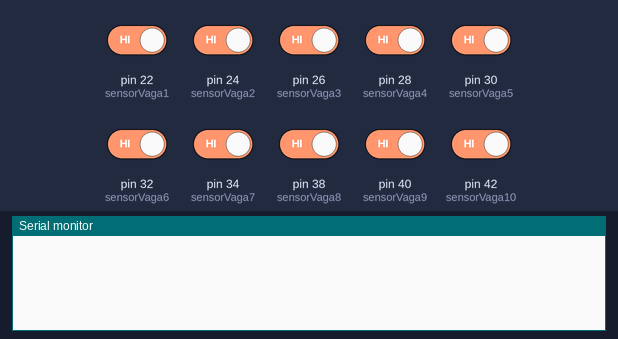
This sketch was run on a simulated Arduino Mega 2560, built with avr-gcc and run on an emulated ATmega2560. Parts: the last lines printed to the serial monitor. The test bench sets the inputs (shaded band); at power-on: pin 22 (sensorVaga1), pin 24 (sensorVaga2), pin 26 (sensorVaga3), pin 28 (sensorVaga4), pin 30 (sensorVaga5), pin 32 (sensorVaga6), pin 34 (sensorVaga7), pin 38 (sensorVaga8), pin 40 (sensorVaga9), pin 42 (sensorVaga10) HIGH.

Above: at 1.2 s.
1.3 s: pin 22 (sensorVaga1) driven LOW
At 2.5 s:
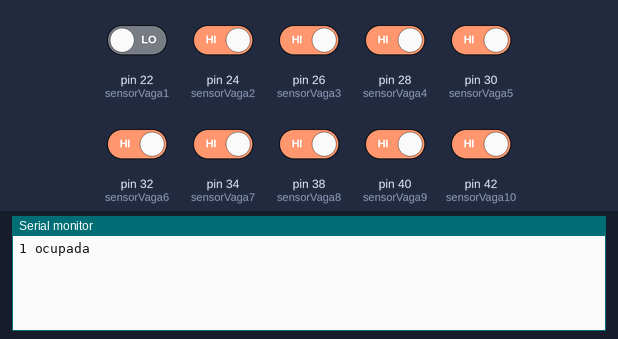
2.8 s: pin 22 (sensorVaga1) driven HIGH
At 3.9 s:
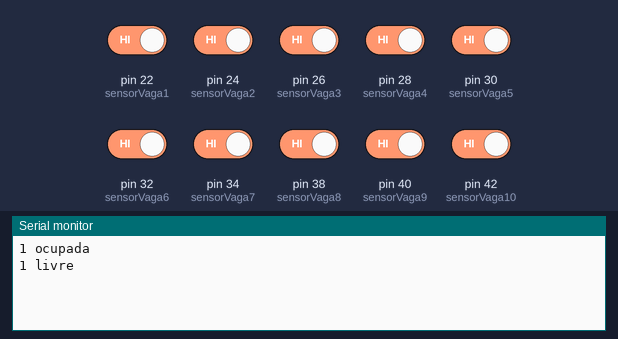
4.3 s: pin 24 (sensorVaga2) driven LOW
At 5.1 s:
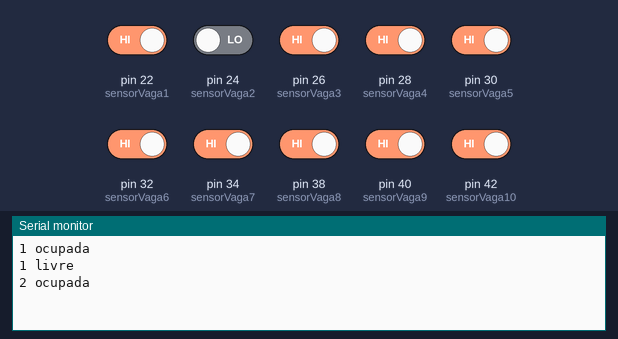
5.8 s: pin 26 (sensorVaga3) driven LOW
At 6.2 s:
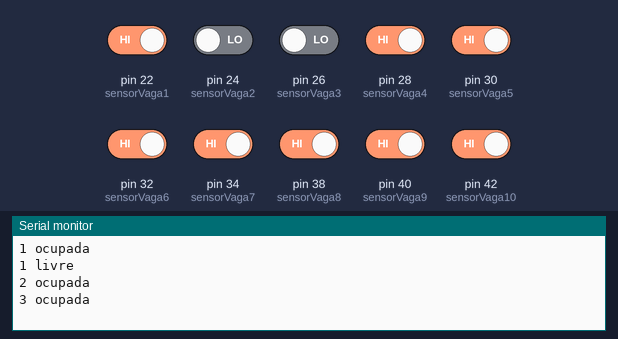
7.3 s: pin 28 (sensorVaga4) driven LOW
At 8.5 s:
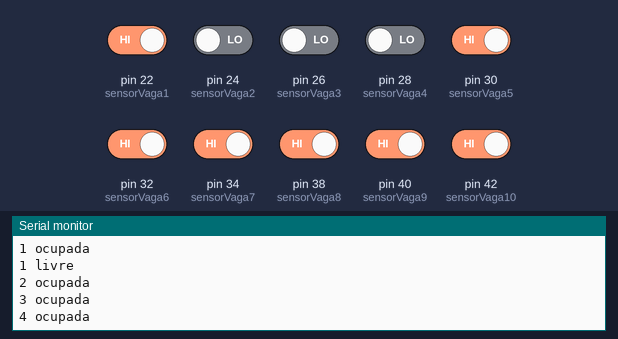
8.8 s: pin 30 (sensorVaga5) driven LOW
At 9.7 s:
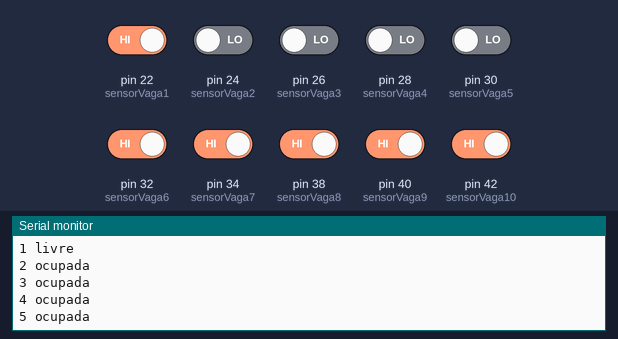
Timing chart, 0 to 11.3 s (numbered marks = the images above; inputs shaded):
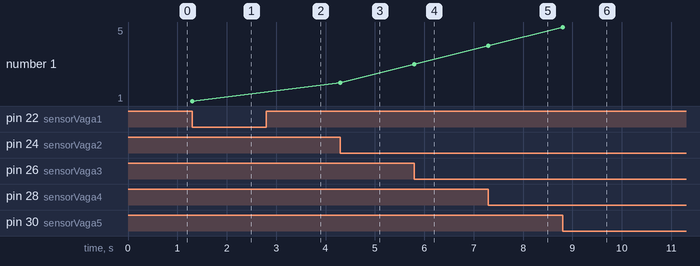

The sketch:

TG2--2020.ino
```cpp
const int sensorVaga1 = 22; //PINO DIGITAL UTILIZADO PELO SENSOR
const int sensorVaga2 = 24;
const int sensorVaga3 = 26;
const int sensorVaga4 = 28;
const int sensorVaga5 = 30;
const int sensorVaga6 = 32;
const int sensorVaga7 = 34;
const int sensorVaga8 = 38;
const int sensorVaga9 = 40;
const int sensorVaga10 = 42;
String dados[9];// variavel que enviara os dados para o Python
String estado1 = "livre";
String estado2 = "livre";
String estado3 = "livre";
String estado4 = "livre";
String estado5 = "livre";
String estado6 = "livre";
String estado7 = "livre";
String estado8 = "livre";
String estado9 = "livre";
String estado10 = "livre";
void setup() {
  pinMode(sensorVaga1, INPUT); //DEFINE O PINO COMO ENTRADA
  pinMode(sensorVaga2, INPUT);
  pinMode(sensorVaga3, INPUT);
  pinMode(sensorVaga4, INPUT);
  pinMode(sensorVaga5, INPUT);
  pinMode(sensorVaga6, INPUT);
  pinMode(sensorVaga7, INPUT);
  pinMode(sensorVaga8, INPUT);
  pinMode(sensorVaga9, INPUT);
  pinMode(sensorVaga10, INPUT);
  //delay(9000);//espera o sensor ligar
  Serial.begin(9600);
}
void loop(){
  if (digitalRead(sensorVaga1) == LOW && estado1 != "ocupada") {//SE A LEITURA DO PINO FOR IGUAL A LOW, FAZ
    estado1 = "ocupada";
    dados[0] = "1 ocupada";
    Serial.println("1 ocupada");
    //delay(1000);
  } else if (digitalRead(sensorVaga1) == HIGH && estado1 != "livre") {//SENÃO, FAZ
    estado1 = "livre";
    dados[0] = "1 livre";
    Serial.println(dados[0]);
    //delay(1000);
  }if (digitalRead(sensorVaga2) == LOW && estado2 != "ocupada") {//IF VAGA 2
    estado2 = "ocupada";
    dados[1] = "2 ocupada";
    Serial.println(dados[1]);
    //delay(1000);
  }else if (digitalRead(sensorVaga2) == HIGH && estado2 != "livre") {//SENÃO, FAZ
    estado2 = "livre";
    dados[1] = "2 livre";
    Serial.println(dados[1]);
    //delay(1000);
  }if (digitalRead(sensorVaga3) == LOW && estado3 != "ocupada") {//IF VAGA 3
    estado3 = "ocupada";
    dados[2] = "3 ocupada";
    Serial.println(dados[2]);
   // delay(1000);
  }else if (digitalRead(sensorVaga3) == HIGH && estado3 != "livre") { //SENÃO, FAZ
    estado3 = "livre";
    dados[2] = "3 livre";
    Serial.println(dados[2]);
    //delay(1000);
  }if (digitalRead(sensorVaga4) == LOW && estado4 != "ocupada") { //SE A LEITURA DO PINO FOR IGUAL A LOW, FAZ
    estado4 = "ocupada";
    dados[3] = "4 ocupada";
    Serial.println(dados[3]);
    //delay(1000);
  }else if (digitalRead(sensorVaga4) == HIGH && estado4 != "livre") { //SENÃO, FAZ
    estado4 = "livre";
    dados[3] = "4 livre";
    Serial.println(dados[3]);
    //delay(1000);
  }if (digitalRead(sensorVaga5) == LOW && estado5 != "ocupada") {
    estado5 = "ocupada";
    dados[4] = "5 ocupada";
    Serial.println(dados[4]);
    //delay(1000);
  }else if (digitalRead(sensorVaga5) == HIGH && estado5 != "livre") {
    estado5 = "livre";
    dados[4]= "5 livre";
    Serial.println(dados[4]);
    //delay(1000);
  }if(digitalRead(sensorVaga6) == LOW && estado6 != "ocupada") {
    estado6 = "ocupada";
    dados[5] = "6 ocupada";
    Serial.println(dados[5]);
    //delay(1000);
  }else if (digitalRead(sensorVaga6) == HIGH && estado6 != "livre") {
    estado6 = "livre";
    dados[5] = "6 livre";
    Serial.println(dados[5]);
    //delay(1000);
  }if (digitalRead(sensorVaga7) == LOW && estado7 != "ocupada") {
    estado7 = "ocupada";
    dados[6] = "7 ocupada";
    Serial.println(dados[6]);
    //delay(1000);
  }else if (digitalRead(sensorVaga7) == HIGH && estado7 != "livre") {
    estado7 = "livre";
    dados[6] = "7 livre";
    Serial.println(dados[6]);
    //delay(1000);
  }if (digitalRead(sensorVaga8) == LOW && estado8 != "ocupada") {
    estado8 = "ocupada";
    dados[7] = "8 ocupada";
    Serial.println(dados[7]);
    //delay(1000);
  }else if (digitalRead(sensorVaga8) == HIGH && estado8 != "livre") {
    estado8 = "livre";
    dados[7] = "8 livre";
    Serial.println(dados[7]);
    //delay(1000);
  }if (digitalRead(sensorVaga9) == LOW && estado9 != "ocupada") {
    estado9 = "ocupada";
    dados[8] = "9 ocupada";
    Serial.println(dados[8]);
    //delay(1000);
  }else if (digitalRead(sensorVaga9) == HIGH && estado9 != "livre") {
    estado9 = "livre";
    dados[8] = "9 livre";
    Serial.println(dados[8]);
    //delay(1000);
  }////////////////////lembrar de mudar a quantidade de caracteres no python pois o "dados10" tem 1 caractere a mais
  if (digitalRead(sensorVaga10) == LOW && estado10 != "ocupada") {
    estado10 = "ocupada";
    dados[9] = "10 ocupada";
    Serial.println(dados[9]);
    //delay(1000);
  }else if (digitalRead(sensorVaga10) == HIGH && estado10 != "livre") {
    estado10 = "livre";
    dados[9] = "10 livre";
    Serial.println(dados[9]);
    //delay(1000);
  }
}
```

Measured:
- after the input at 1.3 s, the serial monitor: prints a new line at once (image 1)
- after the input at 2.8 s, the serial monitor: prints a new line at once (image 2)
- after the input at 4.3 s, the serial monitor: prints a new line at once (image 3)
- after the input at 5.8 s, the serial monitor: prints a new line at once (image 4)
- after the input at 7.3 s, the serial monitor: prints a new line at once (image 5)
- after the input at 8.8 s, the serial monitor: prints a new line at once (image 6)
- plotted number 1: 1 → 2 after the input at 4.3 s, 2 → 3 after the input at 5.8 s, 3 → 4 after the input at 7.3 s, 4 → 5 after the input at 8.8 s
